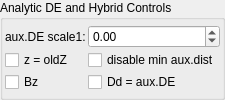
    <widget class="QGroupBox" name="groupBox_4">
     <property name="title">
      <string>Analytic DE and Hybrid Controls</string>
     </property>
     <layout class="QVBoxLayout" name="verticalLayout_8">
      <property name="leftMargin">
       <number>2</number>
      </property>
      <property name="topMargin">
       <number>2</number>
      </property>
      <property name="rightMargin">
       <number>2</number>
      </property>
      <property name="bottomMargin">
       <number>2</number>
      </property>
      <item>
       <layout class="QGridLayout" name="gridLayout_26" columnstretch="0,0,1">
        <property name="spacing">
         <number>2</number>
        </property>
        <item row="0" column="2">
         <widget class="MyDoubleSpinBox" name="spinbox_analyticDE_scale_1">
          <property name="sizePolicy">
           <sizepolicy hsizetype="Minimum" vsizetype="Maximum">
            <horstretch>0</horstretch>
            <verstretch>0</verstretch>
           </sizepolicy>
          </property>
          <property name="prefix">
           <string/>
          </property>
          <property name="suffix">
           <string/>
          </property>
          <property name="decimals">
           <number>2</number>
          </property>
          <property name="minimum">
           <double>-36000.000000000000000</double>
          </property>
          <property name="maximum">
           <double>36000.000000000000000</double>
          </property>
          <property name="singleStep">
           <double>0.100000000000000</double>
          </property>
         </widget>
        </item>
        <item row="0" column="1">
         <widget class="QLabel" name="label_177">
          <property name="text">
           <string>aux.DE scale1:</string>
          </property>
         </widget>
        </item>
        <item row="1" column="2">
         <widget class="MyCheckBox" name="checkBox_transf_function_enabledX_false">
          <property name="text">
           <string>disable min aux.dist</string>
          </property>
         </widget>
        </item>
        <item row="1" column="1">
         <widget class="MyCheckBox" name="checkBox_analyticDE_enabled_false">
          <property name="text">
           <string>z = oldZ</string>
          </property>
         </widget>
        </item>
        <item row="2" column="2">
         <widget class="MyCheckBox" name="checkBox_transf_function_enabledBy_false">
          <property name="text">
           <string>Dd = aux.DE</string>
          </property>
         </widget>
        </item>
        <item row="2" column="1">
         <widget class="MyCheckBox" name="checkBox_transf_function_enabledBz_false">
          <property name="text">
           <string>Bz</string>
          </property>
         </widget>
        </item>
       </layout>
      </item>
     </layout>
    </widget>
